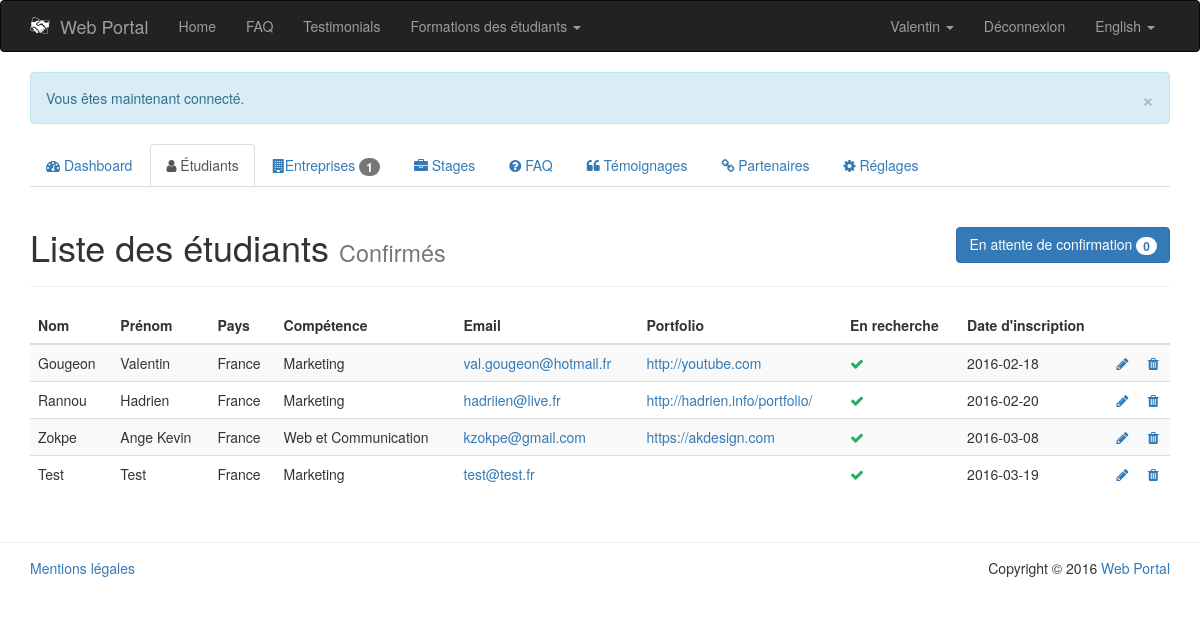
Page /PHP/public/index.php?page=admin/students-list (signed in) on the earlier database version.
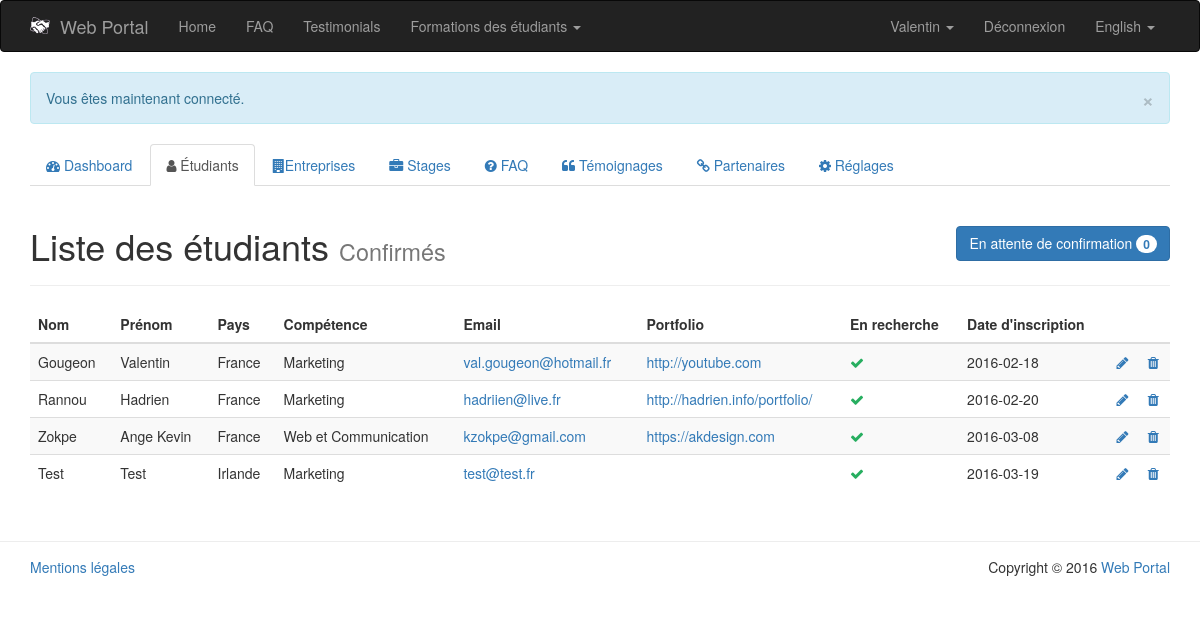
Same page on the later database version.
### tables this page shows
CREATE TABLE IF NOT EXISTS `student` (
  `id` int(11) NOT NULL AUTO_INCREMENT,
  `first_name` varchar(64) NOT NULL,
  `last_name` varchar(64) NOT NULL,
  `country` enum('France','Irlande') NOT NULL,
  `skill` int(11) NOT NULL,
  `email` varchar(64) NOT NULL,
  `password` varchar(64) NOT NULL,
  `cv` varchar(128) NOT NULL,
  `portfolio` varchar(128) NOT NULL,
  `admin` tinyint(1) NOT NULL DEFAULT '0',
  `available` tinyint(1) NOT NULL DEFAULT '1',
  `activated` tinyint(1) NOT NULL,
  `register_date` date NOT NULL,
  PRIMARY KEY (`id`),
  KEY `skill` (`skill`)
);

CREATE TABLE IF NOT EXISTS `skill` (
  `id` int(11) NOT NULL AUTO_INCREMENT,
  `name` varchar(64) NOT NULL,
  PRIMARY KEY (`id`)
);

### PHP/app/model/Autoloader.php (called while the page is built, shortened)
<?php
	class Autoloader {
		public static function appAutoload($class) {
			$class = str_replace('\\', '/', $class);
		}
	}
?>

### PHP/app/model/Language.class.php (called while the page is built, shortened)
<?php
	class Language {
		private $defaultLanguage = 'en';
		private $currentLanguage;
		public function __construct() {
		    if (isset($_COOKIE['lang']) || isset($_SESSION['lang'])) {
		        if (isset($_COOKIE['lang'])) {
		            $this->currentLanguage = $_COOKIE['lang'];
		        }
		        if (isset($_SESSION['lang'])) {
		            $this->currentLanguage = $_SESSION['lang'];
		        }
		    }
		    else {
		    	$this->currentLanguage = $this->detectBrowserLanguage();
		    }
		}
		private function detectBrowserLanguage() {
			if (isset($_SERVER['HTTP_ACCEPT_LANGUAGE'])) {
				if (substr($_SERVER['HTTP_ACCEPT_LANGUAGE'], 0, 2) == 'fr') {
					return 'fr';
				}
				else {
					return 'en';
				}
			}
			return $this->defaultLanguage;
		}
		public function getCurrentLanguage() {
			$languageName = ($this->currentLanguage == 'fr') ? 'Français' : 'English';
			return array(
				'code' => $this->currentLanguage,
				'name' => $languageName
			);
		}
	}
?>

### PHP/ressources/lang/en.php (called while the page is built)
<?php
	$translate = array (
		'home' => 'Home',
		'faq' => 'FAQ',
		'testimonials' => 'Testimonials',
		'student' => 'Student',
		'company' => 'Company'
	);
?>

### PHP/app/model/Company.class.php (called while the page is built, shortened)
<?php
	class Company {
		public static function getActivatedCompanies($activated = true) {
			$db = PDOConnexion::getInstance();
			$sql = ($activated == true) ? 'SELECT * FROM company WHERE activated' : 'SELECT * FROM company WHERE !activated';
			$sth = $db->prepare($sql);
			$sth->setFetchMode(PDO::FETCH_CLASS|PDO::FETCH_PROPS_LATE, 'Company');
			$sth->execute();
			return $sth->fetchAll();
		}
	}
?>

### PHP/app/model/Student.class.php (called while the page is built, shortened)
<?php
	class Student {
		public function __get($nom) {
			return $this->$nom;
		}
		public static function getStudentById($id) {
			$db = PDOConnexion::getInstance();
			$sql = 'SELECT * FROM student WHERE id = :id';
			$sth = $db->prepare($sql);
			$sth->setFetchMode(PDO::FETCH_CLASS|PDO::FETCH_PROPS_LATE, 'Student');
			$sth->execute(array(
				':id' => $id
			));
			return $sth->fetch();
		}
		public static function getActivatedStudents($activated = true) {
			$db = PDOConnexion::getInstance();
			$sql = ($activated == true) ? 'SELECT * FROM student WHERE activated' : 'SELECT * FROM student WHERE !activated';
			$sth = $db->prepare($sql);
			$sth->setFetchMode(PDO::FETCH_CLASS|PDO::FETCH_PROPS_LATE, 'Student');
			$sth->execute();
			return $sth->fetchAll();
		}
	}
?>

### PHP/app/model/Skill.class.php (called while the page is built, shortened)
<?php
	class Skill {
		public function __get($nom){
			return $this->$nom;
		}
		public static function getSkillById($id) {
			$db = PDOConnexion::getInstance();
			$sql = 'SELECT * FROM skill WHERE id = :id';
			$sth = $db->prepare($sql);
			$sth->setFetchMode(PDO::FETCH_CLASS|PDO::FETCH_PROPS_LATE, 'Skill');
			$sth->execute(array(
				':id' => $id
			));
			return $sth->fetch();
		}
	}
?>

### PHP/app/view/admin/students-list.php (the view, shortened to what the changed rows need)
<?php
if (App::isAdmin()) {
	$type = htmlentities($_GET['type']);
?>
<div class="col-md-12">
	<div class="page-header">
		<h1>
			Liste des étudiants
			<?php
				if ($type == 'awaiting') {
					echo '<small>En attente d\'activation</small>';
					echo '<a href="index.php?page=admin/students-list&amp;type=activated" class="btn btn-primary pull-right">Voir les étudiants confirmés <span class="badge">' . count(Student::getActivatedStudents(true)) . '</span></a>';
				}
				else {
					echo '<small>Confirmés</small>';
					echo '<a href="index.php?page=admin/students-list&amp;type=awaiting" class="btn btn-primary pull-right">En attente de confirmation <span class="badge">' . count(Student::getActivatedStudents(false)) . '</span></a>';
				}
			?>
		</h1>
	</div>
	<?php
		if ($type == 'activated') :
			if (Student::getActivatedStudents(true)) :
	?>
		<table class="table table-striped">
			<thead>
				<tr>
					<th>Nom</th>
					<th>Prénom</th>
					<th>Pays</th>
					<th>Compétence</th>
					<th>Email</th>
					<th>Portfolio</th>
					<th>En recherche</th>
					<th>Date d'inscription</th>
					<th></th>
					<th></th>
				</tr>
			</thead>
			<?php
				foreach (Student::getActivatedStudents(true) as $student) {
					echo '<tr data-id="' . $student->id . '">';
						echo '<td>' . $student->last_name . '</td>';
						echo '<td>' . $student->first_name . '</td>';
						echo '<td>' . $student->country . '</td>';
						echo '<td>' . Skill::getSkillById($student->skill)->name . '</td>';
						echo '<td><a href="mailto:' . $student->email . '">' . $student->email . '</a></td>';
						echo '<td><a href="' . $student->portfolio . '" target="_blank">' . $student->portfolio . '</a></td>';
						if ($student->available) {
							echo '<td><i class="fa fa-check" style="color: #27ae60;"></i></td>';
						}
						else {
							echo '<td><i class="fa fa-times" style="color: #c0392b;"></i></td>';
						}
						echo '<td>' . $student->register_date . '</td>';
						echo '<td><a href="index.php?page=admin/student-edit&amp;id=' . $student->id . '"><i class="fa fa-pencil" data-toggle="tooltip" title="Modifier"></i></a></td>';
						echo '<td><a href="#" title="Supprimer" data-action="delete" data-toggle="tooltip" title="Supprimer"><i class="fa fa-trash"></i></a></td>';
					echo '</tr>';
				}
			?>
		</table>
	<?php
			else:
				echo 'Aucun étudiant n\'a été confirmé.';
			endif;
		endif;
	}
	else{
		App::getHeader(404);	}
	?>
</div>

### PHP/app/view/admin/header.php (shortened to what the changed rows need)
<!DOCTYPE html>
<html lang="<?php echo $language->getCurrentLanguage()['code']; ?>">
	<head>
		<link href="css/bootstrap.min.css" rel="stylesheet">
		<link href="https://maxcdn.bootstrapcdn.com/font-awesome/4.5.0/css/font-awesome.min.css" rel="stylesheet">
	</head>
	<body>
		<div class="container">
			<div class="row">
				<div class="col-md-12">
					<ul class="nav nav-tabs">
						<li role="presentation"<?php App::isCurrentPage('admin/companies-list'); ?>><a href="index.php?page=admin/companies-list"><i class="fa fa-building"></i>Entreprises <?php if (Company::getActivatedCompanies(false)) {echo ' <span class="badge">' . count(Company::getActivatedCompanies(false)) . '</span>';} ?></a></li>
					</ul>
				</div>
			</div>
			<div class="row">

Differences in the rows shown:
changed student "Test": country "France" → "Irlande"
Other differences:
count(Company::getActivatedCompanies(false)): "1" → (not shown)
